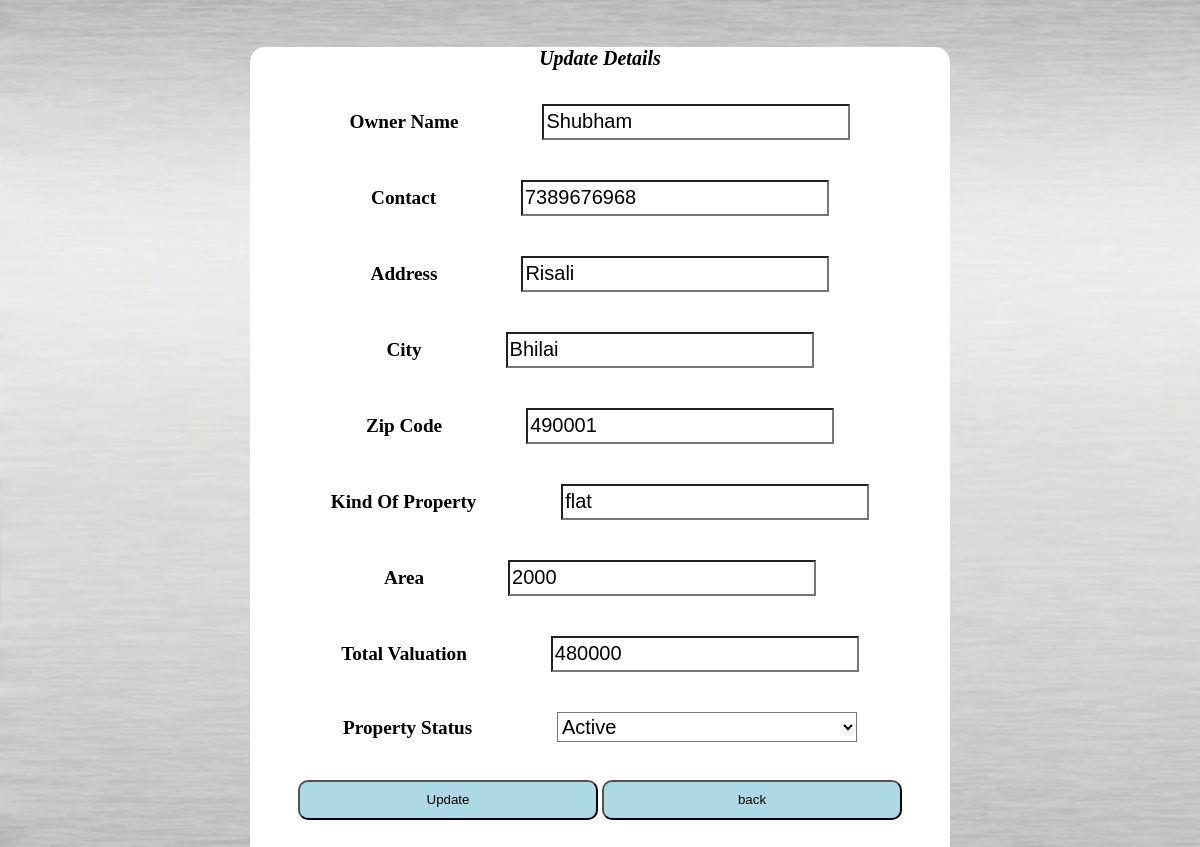
/updateproperty.php?id=4, run on the app's committed database.
### tables this page shows
CREATE TABLE `property` (
  `ID` int(11) NOT NULL,
  `ownername` varchar(100) NOT NULL,
  `ocontact` varchar(10) NOT NULL,
  `address` varchar(200) NOT NULL,
  `city` varchar(50) NOT NULL,
  `zipcode` int(10) NOT NULL,
  `kindofproperty` varchar(200) NOT NULL,
  `area` varchar(200) NOT NULL,
  `totalvaluation` int(10) NOT NULL,
  `propertystatus` varchar(10) NOT NULL
);

### updateproperty.php (the view, shortened to what this page needs)
<?php
include("connection.php");
$id=$_GET['id'];
$qy= "SELECT * FROM property where ID='$id';";
  $data= mysqli_query($conn, $qy);
  $row= mysqli_fetch_assoc($data);
?>
<!DOCTYPE html>
<html lang="en">
<head>
    <link rel="stylesheet" href="panel.css">
</head>
<body class="bg">
    <div class="start">
        <fOrm name="form" method="POST" >
        <h1 >Update Details</h1>
            <label>Owner Name</label>
            <input type="text" id="user" value="<?php echo $row['ownername'];?>" name="ownername" class="txtbox" placeholder="" required/><br/>
            <label>Contact </label>
            <input type="tel" id="pass" value="<?php echo $row['ocontact'];?>"name="ocontact"class="txtbox" required /><br/>
            <label>Address</label>
            <input type="text" id="pass" value="<?php echo $row['address'];?>" name="address" class="txtbox"  required/><br/>
            <label>City</label>
            <input type="text" id="pass" value="<?php echo $row['city'];?>" name="city"class="txtbox" required /><br/>
            <label>Zip Code</label>
            <input type="text" id="pass" value="<?php echo $row['zipcode'];?>" name="zipcode"class="txtbox" required /><br/>
            <label>Kind Of Property </label>
            <input type="text" id="pass" value="<?php echo $row['kindofproperty'];?>"  name="kindofproperty" class="txtbox" required/><br/>
            <label>Area</label>
            <input type="number" id="pass" value="<?php echo $row['area'];?>" name="area"class="txtbox" placeholder="in sqft" required /><br/>
            <label>Total Valuation</label>
            <input type="number" id="pass" value="<?php echo $row['totalvaluation'];?>" name="totalvalution" class="txtbox" required/><br/>
            <label>Property Status </label>
                <select name="propertystatus"  class="txtbox" id="" style="color:black;">
                    <option value="active"
                    <?php
                    if($row['propertystatus'] =='active')
                    {
                        echo "selected";
                    }
                    ?>
                    >Active</option>
                </select>
              <br/><br/>
            <input type="submit"  value="Update" class="btn" name="update"/ >
            <a href="propertydetails.php"><input type="button" value="back" class="btn"/></a>
        </fOrm>
    </div>
</body>
</html>

### panel.css (style rules this page uses)
.start { width: 700px; height: 900px; margin: auto; margin-top: 4%; text-align: center; align-items: center; background-color: white; border-radius: 15px; font-size: medium; }
.bg { background-image: url("img/lol.jpg"); background-size: cover; }
.txtbox { margin-top: 20px; background: white; text-align: start; font-size: 20px; font-family: 'Lucida Sans', 'Lucida Sans Regular', 'Lucida Grande', 'Lucida Sans Unicode', Geneva, Verdana, sans-serif; height: 30px; width: 300px; margin-bottom: 20px; margin-left: 30px; }
.btn { width: 300px; height: 40px; border-radius: 10px; background-color: lightblue; }
h1 { font-weight: bold; font-size: 20px; font-style: italic; }
label { font-size: larger; font-weight: bolder; color: black; margin-right: 50px; }

### data on the page
property: ownername "Shubham", ocontact "7389676968", address "Risali", city "Bhilai", zipcode "490001", kindofproperty "flat", area "2000", totalvalution "480000", propertystatus "Active"
